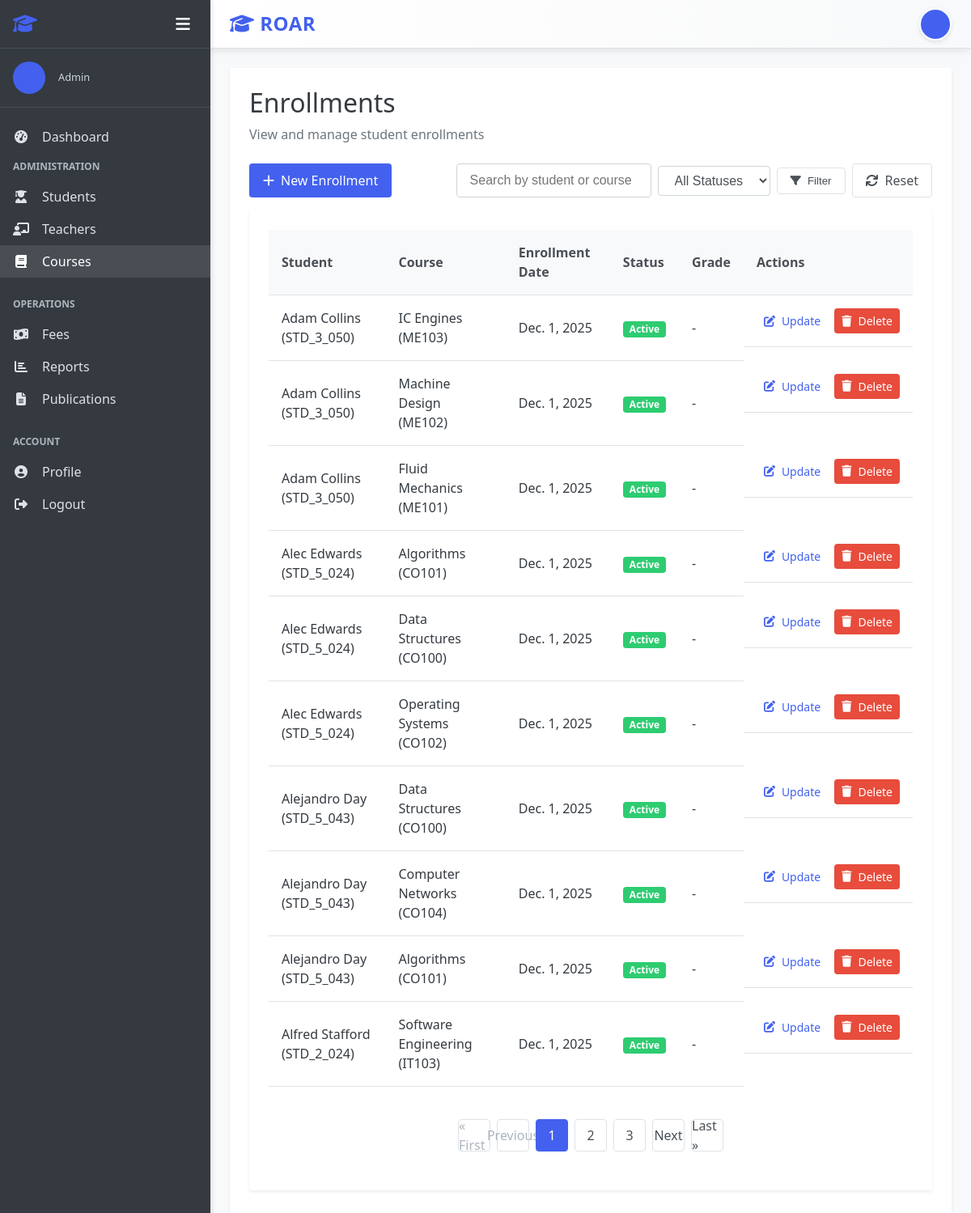
The app's page /courses/enrollments/ (signed in), older data.
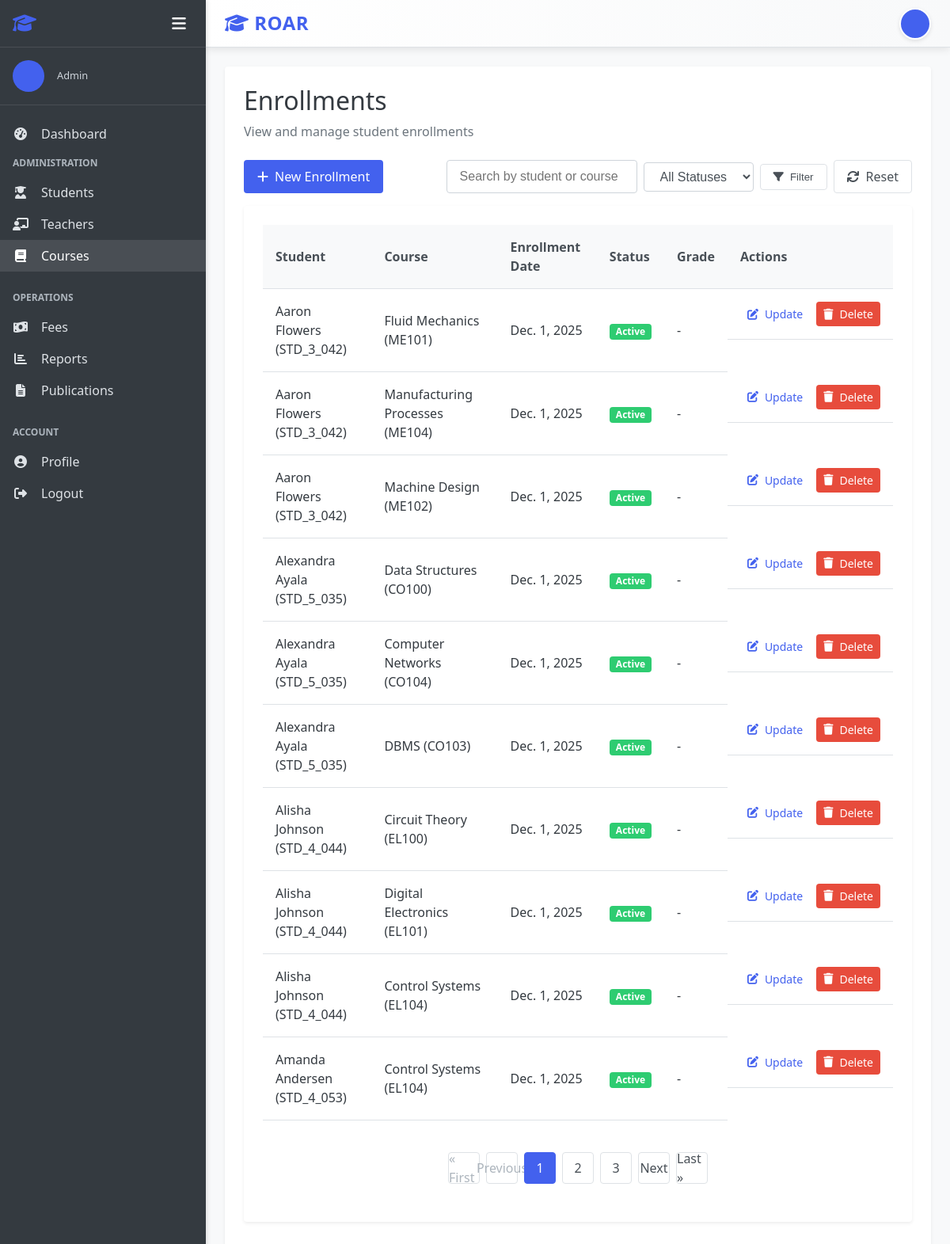
The same page, newer data.
### accounts/models.py (models this page shows, shortened)
class User(AbstractUser):
    USER_TYPE_CHOICES = (
        ('admin', 'Admin'),
        ('teacher', 'Teacher'),
        ('student', 'Student'),
    )
    user_type = models.CharField(max_length=10, choices=USER_TYPE_CHOICES, default='student')
    profile_pic = models.ImageField(upload_to='profile_pics/', null=True, blank=True)
    address = models.TextField(null=True, blank=True)
    mobile = models.CharField(max_length=15, null=True, blank=True)
    department = models.ForeignKey(Department, on_delete=models.CASCADE,default=None ,null=True, blank=True)
    @property
    def is_admin(self):
        return self.user_type == 'admin'
    @property
    def is_teacher(self):
        return self.user_type == 'teacher'
    @property
    def is_student(self):
        return self.user_type == 'student'

### courses/models.py (models this page shows, shortened)
class Enrollment(models.Model):
    STATUS_CHOICES = (
        ('active', 'Active'),
        ('completed', 'Completed'),
        ('dropped', 'Dropped'),
    )
    student = models.ForeignKey(Student, on_delete=models.CASCADE, related_name='enrollments')
    course = models.ForeignKey(Course, on_delete=models.CASCADE, related_name='enrollments')
    enrollment_date = models.DateField(auto_now_add=True)
    status = models.CharField(max_length=10, choices=STATUS_CHOICES, default='active')
    grade = models.CharField(max_length=2, null=True, blank=True)
    class Meta:
        unique_together = ['student', 'course']
        ordering = ['-enrollment_date']

class Course(models.Model):
    name = models.CharField(max_length=100)
    code = models.CharField(max_length=20, unique=True)
    description = models.TextField(null=True, blank=True)
    credits = models.PositiveIntegerField(default=3)
    teachers = models.ManyToManyField(Teacher, related_name='courses')
    created_at = models.DateTimeField(auto_now_add=True)
    updated_at = models.DateTimeField(auto_now=True)
    department = models.ForeignKey(Department, on_delete=models.CASCADE, null=True, blank=True)
    class Meta:
        ordering = ['name']

### students/models.py (models this page shows, shortened)
class Student(models.Model):
    user = models.OneToOneField(User, on_delete=models.CASCADE, related_name='student_profile')
    student_id = models.CharField(max_length=20, unique=True)
    date_of_birth = models.DateField(null=True, blank=True)
    gender = models.CharField(max_length=10, choices=(('male', 'Male'), ('female', 'Female'), ('other', 'Other')))
    parent_name = models.CharField(max_length=100, null=True, blank=True)
    parent_mobile = models.CharField(max_length=15, null=True, blank=True)
    admission_date = models.DateField(auto_now_add=True)
    class Meta:
        ordering = ['user__first_name', 'user__last_name']

### courses/views.py (the view)
# urls.py: path('enrollments/', views.EnrollmentListView.as_view(), name='enrollment_list'),
class EnrollmentListView(LoginRequiredMixin, AdminRequiredMixin, ListView):
    model = Enrollment
    template_name = 'courses/enrollment_list.html'
    context_object_name = 'enrollments'
    paginate_by = 10

### students/views.py (called while the page is built)
    def test_func(self):
        return self.request.user.is_authenticated and self.request.user.is_admin

### templates/courses/enrollment_list.html (shortened to what this page needs)
{% extends "base.html" %}
{% block content %}
<div class="dashboard-header">
    <h1>Enrollments</h1>
    <p>View and manage student enrollments</p>
</div>
<div class="action-bar">
    <div class="action-buttons">
        <a href="{% url 'enrollment_create' %}" class="btn btn-primary">
            <i class="fas fa-plus"></i> New Enrollment
        </a>
    </div>
    <div class="filter-section">
        <form method="get" class="filter-form">
            <div class="form-group">
                <input type="text" name="search" placeholder="Search by student or course" class="form-control" value="{{ request.GET.search }}">
            </div>
            <div class="form-group">
                <select name="status" class="form-control">
                    <option value="">All Statuses</option>
                </select>
            </div>
            <button type="submit" class="btn btn-outline">
                <i class="fas fa-filter"></i> Filter
            </button>
            <a href="{% url 'enrollment_list' %}" class="btn btn-outline">
                <i class="fas fa-sync"></i> Reset
            </a>
        </form>
    </div>
</div>
<div class="card">
    <div class="card-body">
        {% if enrollments %}
        <div class="table-container">
            <table class="table">
                <thead>
                    <tr>
                        <th>Student</th>
                        <th>Course</th>
                        <th>Enrollment Date</th>
                        <th>Status</th>
                        <th>Grade</th>
                        <th>Actions</th>
                    </tr>
                </thead>
                <tbody>
                    {% for enrollment in enrollments %}
                    <tr>
                        <td>{{ enrollment.student.user.get_full_name }} ({{ enrollment.student.student_id }})</td>
                        <td>{{ enrollment.course.name }} ({{ enrollment.course.code }})</td>
                        <td>{{ enrollment.enrollment_date }}</td>
                        <td>
                            <span class="badge {% if enrollment.status == 'active' %}badge-success{% elif enrollment.status == 'completed' %}badge-info{% else %}badge-warning{% endif %}">
                                {{ enrollment.get_status_display }}
                            </span>
                        </td>
                        <td>{{ enrollment.grade|default:"-" }}</td>
                        <td class="table-actions">
                            <a href="{% url 'enrollment_update' enrollment.id %}" class="btn btn-sm btn-warning">
                                <i class="fas fa-edit"></i> Update
                            </a>
                            <a href="{% url 'enrollment_delete' enrollment.id %}" class="btn btn-sm btn-danger">
                                <i class="fas fa-trash"></i> Delete
                            </a>
                        </td>
                    </tr>
                    {% endfor %}
                </tbody>
            </table>
        </div>
        {% if is_paginated %}
        <div class="pagination-container">
            <ul class="pagination">
                {% if page_obj.has_previous %}
                <li><a href="?page=1{% if request.GET.search %}&search={{ request.GET.search }}{% endif %}{% if request.GET.status %}&status={{ request.GET.status }}{% endif %}">&laquo; First</a></li>
                <li><a href="?page={{ page_obj.previous_page_number }}{% if request.GET.search %}&search={{ request.GET.search }}{% endif %}{% if request.GET.status %}&status={{ request.GET.status }}{% endif %}">Previous</a></li>
                {% else %}
                <li class="disabled"><span>&laquo; First</span></li>
                <li class="disabled"><span>Previous</span></li>
                {% endif %}
                {% for i in paginator.page_range %}
                    {% if page_obj.number == i %}
                    <li class="active"><span>{{ i }}</span></li>
                    {% elif i > page_obj.number|add:'-3' and i < page_obj.number|add:'3' %}
                    <li><a href="?page={{ i }}{% if request.GET.search %}&search={{ request.GET.search }}{% endif %}{% if request.GET.status %}&status={{ request.GET.status }}{% endif %}">{{ i }}</a></li>
                    {% endif %}
                {% endfor %}
                {% if page_obj.has_next %}
                <li><a href="?page={{ page_obj.next_page_number }}{% if request.GET.search %}&search={{ request.GET.search }}{% endif %}{% if request.GET.status %}&status={{ request.GET.status }}{% endif %}">Next</a></li>
                <li><a href="?page={{ paginator.num_pages }}{% if request.GET.search %}&search={{ request.GET.search }}{% endif %}{% if request.GET.status %}&status={{ request.GET.status }}{% endif %}">Last &raquo;</a></li>
                {% else %}
                <li class="disabled"><span>Next</span></li>
                <li class="disabled"><span>Last &raquo;</span></li>
                {% endif %}
            </ul>
        </div>
        {% endif %}
        {% endif %}
    </div>
</div>
{% endblock %}

### templates/base.html (shortened to what this page needs)
<!DOCTYPE html>
<html lang="en">
<head>
    <link rel="stylesheet" href="/static/css/style.css">
    <link rel="stylesheet" href="https://cdnjs.cloudflare.com/ajax/libs/font-awesome/6.4.0/css/all.min.css">
</head>
<body>
    <div class="app-container {% if not user.is_authenticated %}auth-page{% endif %}">
        {% if user.is_authenticated %}
        <aside class="sidebar">
            <div class="sidebar-header">
                <h2><i class="fas fa-graduation-cap"></i> </h2>
                <div class="sidebar-controls">
                    <button class="sidebar-toggle" id="sidebarToggle">
                        <i class="fas fa-bars"></i>
                    </button>
                </div>
            </div>
            <div class="sidebar-user">
                {% if user.profile_pic %}
                    <img src="{{ user.profile_pic.url }}" alt="{{ user.get_full_name }}" class="user-avatar">
                {% else %}
                    <div class="user-avatar-placeholder">
                    </div>
                {% endif %}
                <div class="user-info">
                    <p class="user-role">{{ user.get_user_type_display }}</p>
                </div>
            </div>
            <nav class="sidebar-nav">
                <ul>
                    <li><a href="{% url 'dashboard' %}" class="{% if request.path == '/' %}active{% endif %}">
                        <i class="fas fa-tachometer-alt"></i> <span class="menu-text">Dashboard</span>
                    </a></li>
                    {% if user.is_admin %}
                    <li class="nav-section">
                        <span class="nav-section-title">Administration</span>
                        <ul>
                            <li><a href="{% url 'student_list' %}" class="{% if '/students/' in request.path %}active{% endif %}">
                                <i class="fas fa-user-graduate"></i> <span class="menu-text">Students</span>
                            </a></li>
                            <li><a href="{% url 'teacher_list' %}" class="{% if '/teachers/' in request.path %}active{% endif %}">
                                <i class="fas fa-chalkboard-teacher"></i> <span class="menu-text">Teachers</span>
                            </a></li>
                            <li><a href="{% url 'course_list' %}" class="{% if '/courses/' in request.path %}active{% endif %}">
                                <i class="fas fa-book"></i> <span class="menu-text">Courses</span>
                            </a></li>
                        </ul>
                    </li>
                    <li class="nav-section">
                        <span class="nav-section-title">Operations</span>
                        <ul>
                            <li><a href="{% url 'fee_invoice_list' %}" class="{% if '/fees/' in request.path %}active{% endif %}">
                                <i class="fas fa-money-bill-wave"></i> <span class="menu-text">Fees</span>
                            </a></li>
                            <li><a href="{% url 'report_dashboard' %}" class="{% if '/reports/' in request.path %}active{% endif %}">
                                <i class="fas fa-chart-bar"></i> <span class="menu-text">Reports</span>
                            </a></li>
                            <li>
                                <a href="{% url 'publication_list_admin' %}">
                                    <i class="fas fa-file-alt"></i> <span class="menu-text">Publications</span>
                                </a>
                            </li>
                        </ul>
                    </li>
                    {% endif %}
                    <li class="nav-section">
                        <span class="nav-section-title">Account</span>
                        <ul>
                            <li><a href="{% url 'profile' %}">
                                <i class="fas fa-user-circle"></i> <span class="menu-text">Profile</span>
                            </a></li>
                            <li><a href="{% url 'logout' %}">
                                <i class="fas fa-sign-out-alt"></i> <span class="menu-text">Logout</span>
                            </a></li>
                        </ul>
                    </li>
                </ul>
            </nav>
        </aside>
        {% endif %}
        <main class="main-content {% if not user.is_authenticated %}auth-main{% endif %}">
            {% if user.is_authenticated %}
            <header class="main-header">
                <div class="header-left">
                    <h1><i class="fas fa-graduation-cap"></i> ROAR</h1>
                </div>
                <div class="header-right">
                    <div class="header-user">
                        <a href="{% url 'profile' %}" class="user-profile-link">
                            {% if user.profile_pic %}
                            <img src="{{ user.profile_pic.url }}" alt="{{ user.get_full_name }}" class="user-avatar-small">
                            {% else %}
                            <div class="user-avatar-small-placeholder">
                            </div>
                            {% endif %}
                        </a>
                    </div>
                </div>
            </header>
            {% endif %}
            <div class="content-wrapper">
                <div class="content">
                    {% block content %}{% endblock %}
                </div>
            </div>
        </main>
    </div>
</body>
</html>

### templates/courses/enrollment_list.html (style rules this page uses)
.action-bar { display: flex; justify-content: space-between; align-items: center; margin-bottom: var(--spacing-md); flex-wrap: wrap; gap: var(--spacing-md); }
.filter-form { display: flex; gap: 0.5rem; align-items: center; flex-wrap: wrap; }
.filter-form .form-group { margin-bottom: 0; }
.filter-form .form-control { width: auto; display: inline-block; }
.badge { display: inline-block; padding: 0.25rem 0.5rem; font-size: 0.75rem; font-weight: 700; line-height: 1; text-align: center; white-space: nowrap; vertical-align: baseline; border-radius: 0.25rem; }
.badge-success { color: #fff; background-color: #2ecc71; }
.table-actions { white-space: nowrap; }

Row changes from the older to the newer data that the page shows:
changed Enrollment: student.user.get_full_name "Adam Collins" → "Aaron Flowers"; student.student_id "STD_3_050" → "STD_3_042"; course.name "IC Engines" → "Fluid Mechanics"; course.code "ME103" → "ME101"
changed Enrollment: student.user.get_full_name "Adam Collins" → "Aaron Flowers"; student.student_id "STD_3_050" → "STD_3_042"; course.name "Machine Design" → "Manufacturing Processes"; course.code "ME102" → "ME104"
changed Enrollment: student.user.get_full_name "Adam Collins" → "Aaron Flowers"; student.student_id "STD_3_050" → "STD_3_042"; course.name "Fluid Mechanics" → "Machine Design"; course.code "ME101" → "ME102"
changed Enrollment: student.user.get_full_name "Alec Edwards" → "Alexandra Ayala"; student.student_id "STD_5_024" → "STD_5_035"; course.name "Algorithms" → "Data Structures"; course.code "CO101" → "CO100"
changed Enrollment: student.user.get_full_name "Alec Edwards" → "Alexandra Ayala"; student.student_id "STD_5_024" → "STD_5_035"; course.name "Data Structures" → "Computer Networks"; course.code "CO100" → "CO104"
changed Enrollment: student.user.get_full_name "Alec Edwards" → "Alexandra Ayala"; student.student_id "STD_5_024" → "STD_5_035"; course.name "Operating Systems" → "DBMS"; course.code "CO102" → "CO103"
changed Enrollment: student.user.get_full_name "Alejandro Day" → "Alisha Johnson"; student.student_id "STD_5_043" → "STD_4_044"; course.name "Data Structures" → "Circuit Theory"; course.code "CO100" → "EL100"
changed Enrollment: student.user.get_full_name "Alejandro Day" → "Alisha Johnson"; student.student_id "STD_5_043" → "STD_4_044"; course.name "Computer Networks" → "Digital Electronics"; course.code "CO104" → "EL101"
changed Enrollment (number 9 of 10 on the later page): student.user.get_full_name "Alejandro Day" → "Alisha Johnson"; student.student_id "STD_5_043" → "STD_4_044"; course.name "Algorithms" → "Control Systems"; course.code "CO101" → "EL104"
changed Enrollment: student.user.get_full_name "Alfred Stafford" → "Amanda Andersen"; student.student_id "STD_2_024" → "STD_4_053"; course.name "Software Engineering" → "Control Systems"; course.code "IT103" → "EL104"
